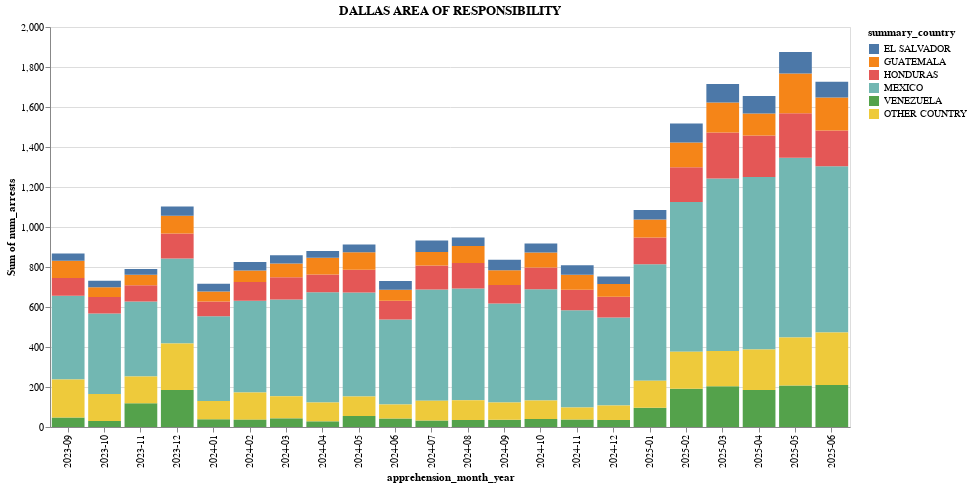

Notebook cell for this chart:
### Code cell
plot_area_chart(arrests_df, 'DALLAS AREA OF RESPONSIBILITY', top_countries_overall(5))

### Figure 1 — Vega-Lite specification as saved in the notebook (floating-point values rounded to 4 significant figures; data arrays with more than 128 entries replaced by an {"elided": "..."} marker saying what was removed)
{"config": {"view": {"continuousWidth": 300, "continuousHeight": 300}}, "data": {"name": "data-7df72823abd7f95d82a917f5fcbab523"}, "mark": {"type": "bar"}, "encoding": {"color": {"field": "summary_country", "sort": ["EL SALVADOR", "GUATEMALA", "HONDURAS", "MEXICO", "VENEZUELA", "OTHER COUNTRY"], "type": "nominal"}, "x": {"field": "apprehension_month_year", "type": "ordinal"}, "y": {"aggregate": "sum", "field": "num_arrests", "type": "quantitative"}}, "height": 400, "title": "DALLAS AREA OF RESPONSIBILITY", "width": 800, "$schema": "https://vega.github.io/schema/vega-lite/v5.20.1.json", "datasets": {"data-7df72823abd7f95d82a917f5fcbab523": {"elided": "736 records"}}}
